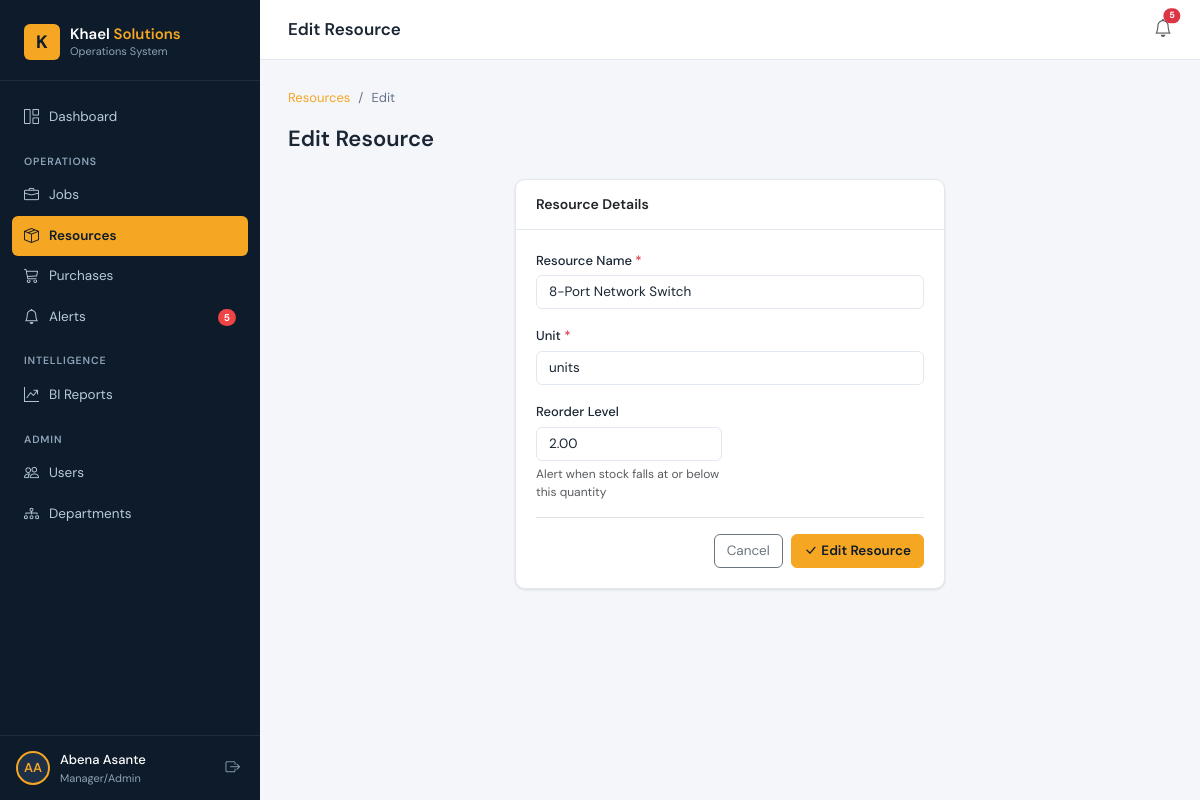
The app's page /resources/9/edit/ (signed in) with its own data.
### core/models.py (models this page shows, shortened)
class User(AbstractUser):
    class Role(models.TextChoices):
        SUPER_ADMIN = 'super_admin', 'Super Admin'
        MANAGER     = 'manager',     'Manager/Admin'
        STAFF       = 'staff',       'Department Staff'
    role = models.CharField(max_length=20, choices=Role.choices, default=Role.STAFF)
    groups = models.ManyToManyField(
        'auth.Group', related_name='core_user_set', blank=True,
    )
    user_permissions = models.ManyToManyField(
        'auth.Permission', related_name='core_user_set', blank=True,
    )
    class Meta:
        verbose_name = 'User'
        verbose_name_plural = 'Users'
        ordering = ['username']

class Resource(models.Model):
    title        = models.CharField(max_length=200)
    unit         = models.CharField(max_length=50, help_text='e.g. reams, metres, units, litres')
    quantity     = models.DecimalField(max_digits=12, decimal_places=2, default=0)
    unit_cost    = models.DecimalField(max_digits=10, decimal_places=2, default=0)
    reorder_level = models.DecimalField(
        max_digits=10, decimal_places=2, default=10,
        help_text='Alert when quantity falls at or below this level',
    )
    created_at = models.DateTimeField(auto_now_add=True)
    updated_at = models.DateTimeField(auto_now=True)
    class Meta:
        ordering = ['title']

### core/views.py (the view, shortened to what this page needs)
# urls.py: path('resources/<int:pk>/edit/', ResourceEditView.as_view(),   name='resource_edit'),
class ResourceEditView(ManagerRequiredMixin, View):
    template_name = 'resources/resource_form.html'
    def get(self, request, pk):
        resource = get_object_or_404(Resource, pk=pk)
        return render(request, self.template_name, {'resource': resource, 'action': 'Edit'})

### core/context_processors.py (called while the page is built)
def global_context(request):
    if not request.user.is_authenticated:
        return {}
    from core.models import Alert
    return {
        'alert_count': Alert.objects.filter(resolved=False).count(),
    }

### core/permissions.py (called while the page is built)
    def dispatch(self, request, *args, **kwargs):
        if not request.user.is_authenticated:
            return self.handle_no_permission()
        if request.user.role not in self.allowed_roles:
            raise PermissionDenied
        return super().dispatch(request, *args, **kwargs)

### templates/resources/resource_form.html (shortened to what this page needs)
{% extends 'base.html' %}
{% block topbar_title %}{{ action }} Resource{% endblock %}
{% block content %}
<nav aria-label="breadcrumb">
  <ol class="breadcrumb">
    <li class="breadcrumb-item"><a href="{% url 'core:resource_list' %}">Resources</a></li>
    <li class="breadcrumb-item active">{{ action }}</li>
  </ol>
</nav>
<div class="page-header">
  <div><h1>{{ action }} Resource</h1></div>
</div>
<div class="row justify-content-center">
  <div class="col-lg-6">
    <div class="card">
      <div class="card-header"><h6>Resource Details</h6></div>
      <div class="card-body">
        <form method="post">
          <div class="mb-3">
            <label class="form-label">Resource Name <span class="text-danger">*</span></label>
            <input type="text" name="title" class="form-control" value="{{ resource.title|default:'' }}" required />
          </div>
          <div class="mb-3">
            <label class="form-label">Unit <span class="text-danger">*</span></label>
            <input type="text" name="unit" class="form-control" value="{{ resource.unit|default:'' }}" placeholder="e.g. reams, units, metres" required />
          </div>
          <div class="row g-3 mb-3">
            <div class="col-sm-6">
              <label class="form-label">Reorder Level</label>
              <input type="number" name="reorder_level" class="form-control" step="0.01" min="0" value="{{ resource.reorder_level|default:'10' }}" />
              <div class="form-text">Alert when stock falls at or below this quantity</div>
            </div>
          </div>
          <div class="d-flex justify-content-end gap-2 pt-3 border-top">
            <a href="{% url 'core:resource_list' %}" class="btn btn-outline-secondary">Cancel</a>
            <button type="submit" class="btn btn-primary"><i class="bi bi-check-lg me-1"></i>{{ action }} Resource</button>
          </div>
        </form>
      </div>
    </div>
  </div>
</div>
{% endblock %}

### templates/base.html (shortened to what this page needs)
<!DOCTYPE html>
<html lang="en">
<head>
  <link href="https://cdnjs.cloudflare.com/ajax/libs/bootstrap/5.3.2/css/bootstrap.min.css" rel="stylesheet" />
  <link href="https://cdnjs.cloudflare.com/ajax/libs/bootstrap-icons/1.11.3/font/bootstrap-icons.min.css" rel="stylesheet" />
  {% load static %}
  <link rel="stylesheet" href="{% static 'css/main.css' %}" />
</head>
<body>
<div id="wrapper">
  <nav id="sidebar">
    <div class="sidebar-brand">
      <a href="{% url 'core:dashboard' %}" class="brand-logo">
        <div class="brand-icon">K</div>
        <div>
          <div class="brand-name">Khael <span>Solutions</span></div>
          <div class="brand-sub">Operations System</div>
        </div>
      </a>
    </div>
    <div class="sidebar-nav">
      <ul class="list-unstyled mb-0">
        <li class="nav-item">
          <a href="{% url 'core:dashboard' %}" class="{% if request.resolver_match.url_name == 'dashboard' %}active{% endif %}">
            <i class="bi bi-grid-1x2"></i> Dashboard
          </a>
        </li>
        <div class="nav-section-label">Operations</div>
        <li class="nav-item">
          <a href="{% url 'core:job_list' %}" class="{% if 'job' in request.resolver_match.url_name %}active{% endif %}">
            <i class="bi bi-briefcase"></i> Jobs
          </a>
        </li>
        <li class="nav-item">
          <a href="{% url 'core:resource_list' %}" class="{% if 'resource' in request.resolver_match.url_name %}active{% endif %}">
            <i class="bi bi-box-seam"></i> Resources
          </a>
        </li>
        {% if user.role in 'super_admin,manager' %}
        <li class="nav-item">
          <a href="{% url 'core:purchase_list' %}" class="{% if 'purchase' in request.resolver_match.url_name %}active{% endif %}">
            <i class="bi bi-cart3"></i> Purchases
          </a>
        </li>
        {% endif %}
        <li class="nav-item">
          <a href="{% url 'core:alert_list' %}" class="{% if 'alert' in request.resolver_match.url_name %}active{% endif %}">
            <i class="bi bi-bell"></i> Alerts
            {% if alert_count > 0 %}
              <span class="nav-badge">{{ alert_count }}</span>
            {% endif %}
          </a>
        </li>
        {% if user.role in 'super_admin,manager' %}
        <div class="nav-section-label">Intelligence</div>
        <li class="nav-item">
          <a href="{% url 'core:report_list' %}" class="{% if 'report' in request.resolver_match.url_name %}active{% endif %}">
            <i class="bi bi-graph-up-arrow"></i> BI Reports
          </a>
        </li>
        {% endif %}
        {% if user.role in 'super_admin,manager' %}
        <div class="nav-section-label">Admin</div>
        <li class="nav-item">
          <a href="{% url 'core:user_list' %}" class="{% if 'user' in request.resolver_match.url_name %}active{% endif %}">
            <i class="bi bi-people"></i> Users
          </a>
        </li>
        <li class="nav-item">
          <a href="{% url 'core:department_list' %}" class="{% if 'department' in request.resolver_match.url_name %}active{% endif %}">
            <i class="bi bi-diagram-3"></i> Departments
          </a>
        </li>
        {% endif %}
      </ul>
    </div>
    <div class="sidebar-user">
      <div class="user-avatar">{{ user.first_name|slice:":1"|upper }}{{ user.last_name|slice:":1"|upper }}</div>
      <div class="user-info">
        <div class="user-name">{{ user.get_full_name|default:user.username }}</div>
        <div class="user-role">{{ user.get_role_display }}</div>
      </div>
      <form method="post" action="{% url 'core:logout' %}">
        <button type="submit" class="logout-btn" title="Logout">
          <i class="bi bi-box-arrow-right"></i>
        </button>
      </form>
    </div>
  </nav>
  <div id="main-content">
    <div class="topbar">
      <div class="d-flex align-items-center gap-3">
        <span class="topbar-title">{% block topbar_title %}{% endblock %}</span>
      </div>
      <div class="topbar-actions">
        <a href="{% url 'core:alert_list' %}" class="position-relative text-muted" style="font-size:18px; text-decoration:none;">
          <i class="bi bi-bell"></i>
          {% if alert_count > 0 %}
            <span class="position-absolute top-0 start-100 translate-middle badge rounded-pill bg-danger" style="font-size:9px;">{{ alert_count }}</span>
          {% endif %}
        </a>
      </div>
    </div>
    <div class="page-body">
      {% block content %}{% endblock %}
    </div>
  </div>
</div>
{% load static %}
</body>
</html>

### records on screen
User: first_name "A", last_name "A", get_full_name "Abena Asante", role "Manager/Admin"
Resource: title "8-Port Network Switch", unit "units", reorder_level "2.00"

### other values on screen
{{ alert_count }} "5"
{{ action }} "Edit"
